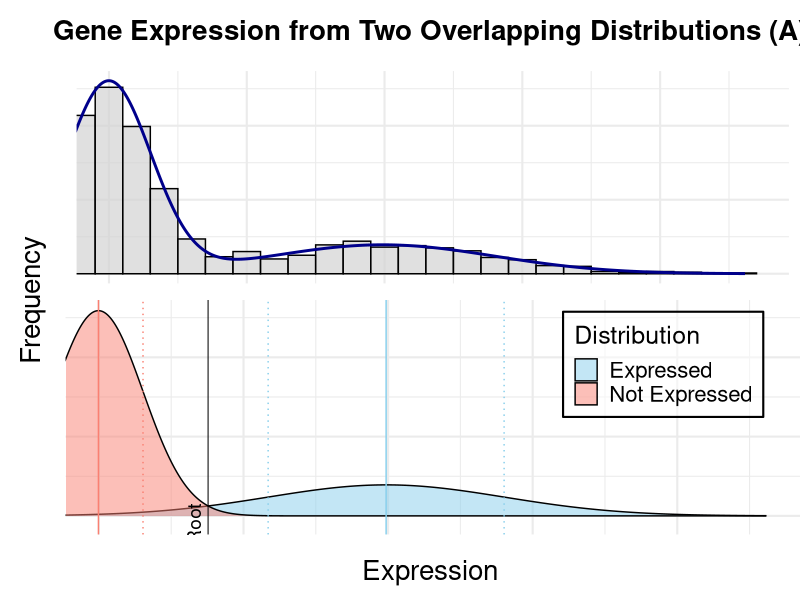
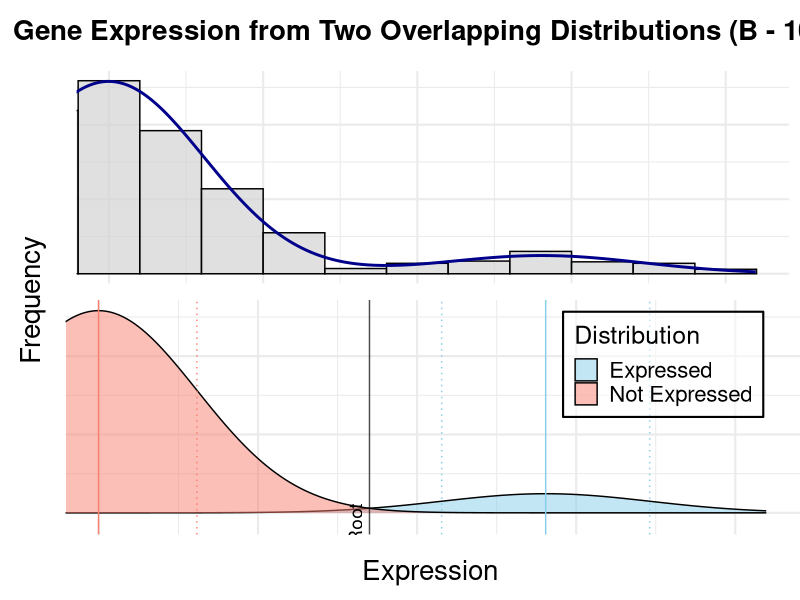
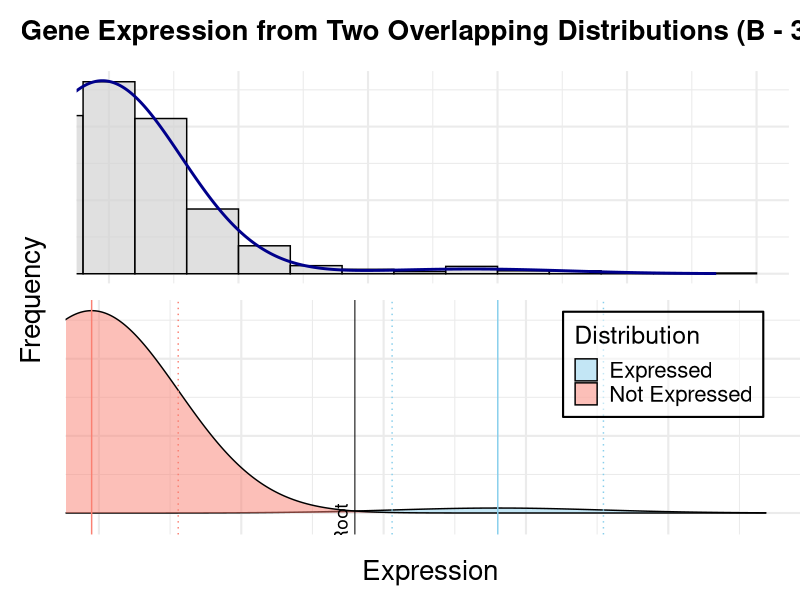
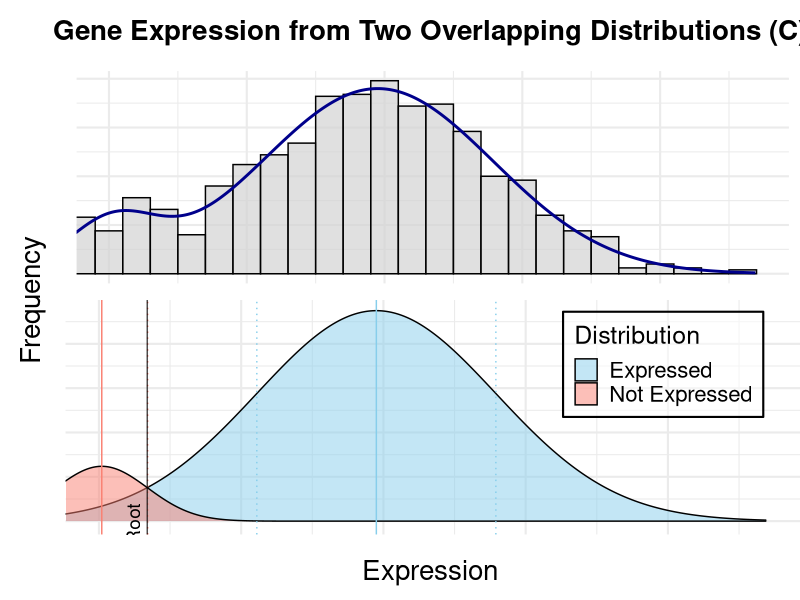
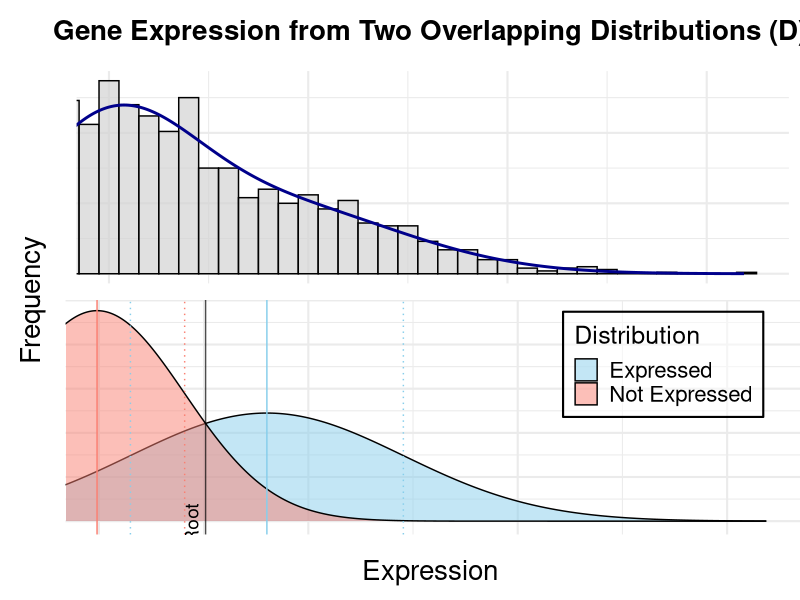

Write R code to recreate these figures, in order.
# Load necessary libraries
library(ggplot2)
library(stats)
library(gridExtra)

# Set a seed for reproducibility so you get the exact same plot
set.seed(27)

# Define the number of samples for each distribution
n_samples1 <- 1000  # You can change this to any number
n_samples2 <- 400   # You can change this to any number

# Generate the data
dist1 <- rnorm(n_samples1, mean = 0, sd = 0.3)
dist2 <- rnorm(n_samples2, mean = 2, sd = 0.85)

# Combine both distributions into a single long-format data frame
bimodal_data <- data.frame(
  value = c(dist1, dist2),
  source = c(rep("Not Expressed", n_samples1), 
             rep("Expressed", n_samples2))
)

# Calculate means and SDs for each distribution
stats <- data.frame(
  source = c("Not Expressed", "Expressed"),
  mean = c(mean(dist1), mean(dist2)),
  sd = c(sd(dist1), sd(dist2))
)

# Function to calculate the intersection of two normal distributions
find_intersection <- function(mean1, sd1, mean2, sd2, n1 = 1, n2 = 1) {
  a <- 1 / (2 * sd1^2) - 1 / (2 * sd2^2)
  b <- mean2 / (sd2^2) - mean1 / (sd1^2)
  c <- mean1^2 / (2 * sd1^2) - mean2^2 / (2 * sd2^2) - log((n1 * sd2) / (n2 * sd1))
  
  roots <- polyroot(c(c, b, a))
  Re(roots[abs(Im(roots)) < 1e-6])  # Return only real roots
}

# Calculate the intersection points
intersection_points <- find_intersection(mean(dist1), sd(dist1), mean(dist2), sd(dist2), n1 = n_samples1, n2 = n_samples2)

# Generate theoretical normal curves so the plot visualization matches the calculated root
x_range <- seq(min(bimodal_data$value), max(bimodal_data$value), length.out = 1000)
theo_data <- data.frame(
  value = rep(x_range, 2),
  count = c(dnorm(x_range, mean(dist1), sd(dist1)) * n_samples1,
            dnorm(x_range, mean(dist2), sd(dist2)) * n_samples2),
  source = rep(c("Not Expressed", "Expressed"), each = 1000)
)

# 1. Plot the overall bimodal distribution
p1 <- ggplot(bimodal_data, aes(x = value)) +
  geom_histogram(aes(y = after_stat(count)), binwidth = 0.2, 
                 fill = "lightgrey", colour = "black", alpha = 0.7) +
  stat_function(fun = function(x) (n_samples1 * dnorm(x, mean(dist1), sd(dist1)) + n_samples2 * dnorm(x, mean(dist2), sd(dist2))) * 0.2,
                colour = "darkblue", linewidth = 1, n = 1000) +
  theme_minimal(base_size = 16) +
  theme(axis.title.x = element_blank(), axis.title.y = element_blank(),
        axis.text.x = element_blank(), axis.text.y = element_blank()) +
  coord_cartesian(xlim = c(0, NA))

# 2. Plot the two overlapping distributions separately to see how they combine
p2 <- ggplot(theo_data, aes(x = value, y = count, fill = source)) +
  geom_area(alpha = 0.5, colour = "black", position = "identity") +
  geom_vline(data = stats, aes(xintercept = mean, colour = source), show.legend = FALSE) +
  geom_vline(data = stats, aes(xintercept = mean + sd, colour = source), linetype = "dotted", show.legend = FALSE) +
  geom_vline(data = stats, aes(xintercept = mean - sd, colour = source), linetype = "dotted", show.legend = FALSE) +
  geom_vline(xintercept = intersection_points, colour = "black", alpha = 0.7, show.legend = FALSE) +
  annotate("text", x = intersection_points, y = -50, label = "Root", colour = "black", angle = 90, vjust = -0.5, size = 4.8) +
  theme_minimal(base_size = 16) +
  scale_fill_manual(values = c("skyblue", "salmon")) +
  scale_colour_manual(values = c("skyblue", "salmon")) +
  labs(
    fill = "Distribution",
    colour = "Distribution"
  ) +
  theme(axis.title.x = element_blank(),
        axis.title.y = element_blank(),
        axis.text.x = element_blank(),
        axis.text.y = element_blank(),
        legend.position = c(0.95, 0.95),
        legend.justification = c("right", "top"),
        legend.background = element_rect(fill = alpha("white", 0.5)),
        legend.text = element_text(size = 16),
        legend.title = element_text(size = 18),
        plot.margin = unit(c(0, 0, 0, 0), "lines")) +
  coord_cartesian(xlim = c(0, NA))

png("A.png", width = 1000, height = 800)
grid.arrange(p1, p2, ncol = 1, 
             top = grid::textGrob("Gene Expression from Two Overlapping Distributions (A)", gp = grid::gpar(fontsize = 20, fontface = "bold")),
             left = grid::textGrob("Frequency", rot = 90, gp = grid::gpar(fontsize = 20), just = "center", x = unit(0.5, "npc")),
             bottom = grid::textGrob("Expression", gp = grid::gpar(fontsize = 20)),
             padding = unit(2, "line"))
dev.off()

# ------------ Example B --------------------- 
# Where the mass of the second distribution is 10% of the first
B_n_samples1 <- 1000
B_n_samples2 <- 100

# Generate the data
B_dist1 <- rnorm(B_n_samples1, mean = 0, sd = 0.3)
B_dist2 <- rnorm(B_n_samples2, mean = 1.4, sd = 0.35)

# Combine both distributions into a single long-format data frame
B_bimodal_data <- data.frame(
  value = c(B_dist1, B_dist2),
  source = c(rep("Not Expressed", B_n_samples1), 
             rep("Expressed", B_n_samples2))
)

# Calculate means and SDs for each distribution
B_stats <- data.frame(
  source = c("Not Expressed", "Expressed"),
  mean = c(mean(B_dist1), mean(B_dist2)),
  sd = c(sd(B_dist1), sd(B_dist2))
)

# Calculate the intersection points
B_intersection_points <- find_intersection(mean(B_dist1), sd(B_dist1), mean(B_dist2), sd(B_dist2), n1 = B_n_samples1, n2 = B_n_samples2)

# Generate theoretical normal curves for B
B_x_range <- seq(min(B_bimodal_data$value), max(B_bimodal_data$value), length.out = 1000)
B_theo_data <- data.frame(
  value = rep(B_x_range, 2),
  count = c(dnorm(B_x_range, mean(B_dist1), sd(B_dist1)) * B_n_samples1,
            dnorm(B_x_range, mean(B_dist2), sd(B_dist2)) * B_n_samples2),
  source = rep(c("Not Expressed", "Expressed"), each = 1000)
)

# 3. Plot the overall bimodal distribution
B_p1 <- ggplot(B_bimodal_data, aes(x = value)) +
  geom_histogram(aes(y = after_stat(count)), binwidth = 0.2, 
                 fill = "lightgrey", colour = "black", alpha = 0.7) +
  stat_function(fun = function(x) (B_n_samples1 * dnorm(x, mean(B_dist1), sd(B_dist1)) + B_n_samples2 * dnorm(x, mean(B_dist2), sd(B_dist2))) * 0.2,
                colour = "darkblue", linewidth = 1, n = 1000) +
  theme_minimal(base_size = 16) +
  theme(axis.title.x = element_blank(), axis.title.y = element_blank(),
        axis.text.x = element_blank(), axis.text.y = element_blank()) +
  coord_cartesian(xlim = c(0, NA))

# 4. Plot the two overlapping distributions separately to see how they combine
B_p2 <- ggplot(B_theo_data, aes(x = value, y = count, fill = source)) +
  geom_area(alpha = 0.5, colour = "black", position = "identity") +
  geom_vline(data = B_stats, aes(xintercept = mean, colour = source), show.legend = FALSE) +
  geom_vline(data = B_stats, aes(xintercept = mean + sd, colour = source), linetype = "dotted", show.legend = FALSE) +
  geom_vline(data = B_stats, aes(xintercept = mean - sd, colour = source), linetype = "dotted", show.legend = FALSE) +
  geom_vline(xintercept = B_intersection_points, colour = "black", alpha = 0.7, show.legend = FALSE) +
  annotate("text", x = B_intersection_points, y = -70, label = "Root", colour = "black", angle = 90, vjust = -0.5, size = 4.8) +
  theme_minimal(base_size = 16) +
  scale_fill_manual(values = c("skyblue", "salmon")) +
  scale_colour_manual(values = c("skyblue", "salmon")) +
  labs(
    fill = "Distribution",
    colour = "Distribution"
  ) +
  theme(axis.title.x = element_blank(),
        axis.title.y = element_blank(),
        axis.text.x = element_blank(),
        axis.text.y = element_blank(),
        legend.position = c(0.95, 0.95),
        legend.justification = c("right", "top"),
        legend.background = element_rect(fill = alpha("white", 0.5)),
        legend.text = element_text(size = 16),
        legend.title = element_text(size = 18),
        plot.margin = unit(c(0, 0, 0, 0), "lines")) +
  coord_cartesian(xlim = c(0, NA))

png("B_10.png", width = 1000, height = 800)
grid.arrange(B_p1, B_p2, ncol = 1, 
             top = grid::textGrob("Gene Expression from Two Overlapping Distributions (B - 10%)", gp = grid::gpar(fontsize = 20, fontface = "bold")),
             left = grid::textGrob("Frequency", rot = 90, gp = grid::gpar(fontsize = 20), just = "center", x = unit(0.5, "npc")),
             bottom = grid::textGrob("Expression", gp = grid::gpar(fontsize = 20)),
             padding = unit(2, "line"))
dev.off()


## -- B3 --
# repeat the B analysis with the second distribution having 3% of the mass of the first distribution,

# Where the mass of the second distribution is 10% of the first
B3_n_samples1 <- 1000
B3_n_samples2 <- 30

# Generate the data
B3_dist1 <- rnorm(B3_n_samples1, mean = 0, sd = 0.3)
B3_dist2 <- rnorm(B3_n_samples2, mean = 1.4, sd = 0.35)

# ComB3ine B3oth distriB3utions into a single long-format data frame
B3_B3imodal_data <- data.frame(
  value = c(B3_dist1, B3_dist2),
  source = c(rep("Not Expressed", B3_n_samples1), 
             rep("Expressed", B3_n_samples2))
)

# Calculate means and SDs for each distriB3ution
B3_stats <- data.frame(
  source = c("Not Expressed", "Expressed"),
  mean = c(mean(B3_dist1), mean(B3_dist2)),
  sd = c(sd(B3_dist1), sd(B3_dist2))
)

# Calculate the intersection points
B3_intersection_points <- find_intersection(mean(B3_dist1), sd(B3_dist1), mean(B3_dist2), sd(B3_dist2), n1 = B3_n_samples1, n2 = B3_n_samples2)

# Generate theoretical normal curves for B3
B3_x_range <- seq(min(B3_B3imodal_data$value), max(B3_B3imodal_data$value), length.out = 1000)
B3_theo_data <- data.frame(
  value = rep(B3_x_range, 2),
  count = c(dnorm(B3_x_range, mean(B3_dist1), sd(B3_dist1)) * B3_n_samples1,
            dnorm(B3_x_range, mean(B3_dist2), sd(B3_dist2)) * B3_n_samples2),
  source = rep(c("Not Expressed", "Expressed"), each = 1000)
)

# 3. Plot the overall B3imodal distriB3ution
B3_p1 <- ggplot(B3_B3imodal_data, aes(x = value)) +
  geom_histogram(aes(y = after_stat(count)), binwidth = 0.2, 
                 fill = "lightgrey", colour = "black", alpha = 0.7) +
  stat_function(fun = function(x) (B3_n_samples1 * dnorm(x, mean(B3_dist1), sd(B3_dist1)) + B3_n_samples2 * dnorm(x, mean(B3_dist2), sd(B3_dist2))) * 0.2,
                colour = "darkblue", linewidth = 1, n = 1000) +
  theme_minimal(base_size = 16) +
  theme(axis.title.x = element_blank(), axis.title.y = element_blank(),
        axis.text.x = element_blank(), axis.text.y = element_blank()) +
  coord_cartesian(xlim = c(0, NA))

# 4. Plot the two overlapping distriB3utions separately to see how they comB3ine
B3_p2 <- ggplot(B3_theo_data, aes(x = value, y = count, fill = source)) +
  geom_area(alpha = 0.5, colour = "black", position = "identity") +
  geom_vline(data = B3_stats, aes(xintercept = mean, colour = source), show.legend = FALSE) +
  geom_vline(data = B3_stats, aes(xintercept = mean + sd, colour = source), linetype = "dotted", show.legend = FALSE) +
  geom_vline(data = B3_stats, aes(xintercept = mean - sd, colour = source), linetype = "dotted", show.legend = FALSE) +
  geom_vline(xintercept = B3_intersection_points, colour = "black", alpha = 0.7, show.legend = FALSE) +
  annotate("text", x = B3_intersection_points, y = -70, label = "Root", colour = "black", angle = 90, vjust = -0.5, size = 4.8) +
  theme_minimal(base_size = 16) +
  scale_fill_manual(values = c("skyblue", "salmon")) +
  scale_colour_manual(values = c("skyblue", "salmon")) +
  labs(
    fill = "Distribution",
    colour = "Distribution"
  ) +
  theme(axis.title.x = element_blank(),
        axis.title.y = element_blank(),
        axis.text.x = element_blank(),
        axis.text.y = element_blank(),
        legend.position = c(0.95, 0.95),
        legend.justification = c("right", "top"),
        legend.background = element_rect(fill = alpha("white", 0.5)),
        legend.text = element_text(size = 16),
        legend.title = element_text(size = 18),
        plot.margin = unit(c(0, 0, 0, 0), "lines")) +
  coord_cartesian(xlim = c(0, NA))

png("B_3.png", width = 1000, height = 800)
grid.arrange(B3_p1, B3_p2, ncol = 1, 
             top = grid::textGrob("Gene Expression from Two Overlapping Distributions (B - 3%)", gp = grid::gpar(fontsize = 20, fontface = "bold")),
             left = grid::textGrob("Frequency", rot = 90, gp = grid::gpar(fontsize = 20), just = "center", x = unit(0.5, "npc")),
             bottom = grid::textGrob("Expression", gp = grid::gpar(fontsize = 20)),
             padding = unit(2, "line"))
dev.off()


## ----------- example C ---------------------
# Where the mass of the fisrt distribution is 10% of the first
C_n_samples1 <- 100
C_n_samples2 <- 1000

# Generate the data
C_dist1 <- rnorm(C_n_samples1, mean = 0, sd = 0.3)
C_dist2 <- rnorm(C_n_samples2, mean = 2, sd = 0.85)

# ComCine Coth distriCutions into a single long-format data frame
C_Cimodal_data <- data.frame(
  value = c(C_dist1, C_dist2),
  source = c(rep("Not Expressed", C_n_samples1), 
             rep("Expressed", C_n_samples2))
)

# Calculate means and SDs for each distriCution
C_stats <- data.frame(
  source = c("Not Expressed", "Expressed"),
  mean = c(mean(C_dist1), mean(C_dist2)),
  sd = c(sd(C_dist1), sd(C_dist2))
)

# Calculate the intersection points
C_intersection_points <- find_intersection(mean(C_dist1), sd(C_dist1), mean(C_dist2), sd(C_dist2), n1 = C_n_samples1, n2 = C_n_samples2)

# Generate theoretical normal curves for C
C_x_range <- seq(min(C_Cimodal_data$value), max(C_Cimodal_data$value), length.out = 1000)
C_theo_data <- data.frame(
  value = rep(C_x_range, 2),
  count = c(dnorm(C_x_range, mean(C_dist1), sd(C_dist1)) * C_n_samples1,
            dnorm(C_x_range, mean(C_dist2), sd(C_dist2)) * C_n_samples2),
  source = rep(c("Not Expressed", "Expressed"), each = 1000)
)

# 3. Plot the overall Cimodal distriCution
C_p1 <- ggplot(C_Cimodal_data, aes(x = value)) +
  geom_histogram(aes(y = after_stat(count)), binwidth = 0.2, 
                 fill = "lightgrey", colour = "black", alpha = 0.7) +
  stat_function(fun = function(x) (C_n_samples1 * dnorm(x, mean(C_dist1), sd(C_dist1)) + C_n_samples2 * dnorm(x, mean(C_dist2), sd(C_dist2))) * 0.2,
                colour = "darkblue", linewidth = 1, n = 1000) +
  theme_minimal(base_size = 16) +
  theme(axis.title.x = element_blank(), axis.title.y = element_blank(),
        axis.text.x = element_blank(), axis.text.y = element_blank()) +
  coord_cartesian(xlim = c(0, NA))

# 4. Plot the two overlapping distriCutions separately to see how they comCine
C_p2 <- ggplot(C_theo_data, aes(x = value, y = count, fill = source)) +
  geom_area(alpha = 0.5, colour = "black", position = "identity") +
  geom_vline(data = C_stats, aes(xintercept = mean, colour = source), show.legend = FALSE) +
  geom_vline(data = C_stats, aes(xintercept = mean + sd, colour = source), linetype = "dotted", show.legend = FALSE) +
  geom_vline(data = C_stats, aes(xintercept = mean - sd, colour = source), linetype = "dotted", show.legend = FALSE) +
  geom_vline(xintercept = C_intersection_points, colour = "black", alpha = 0.7, show.legend = FALSE) +
  annotate("text", x = C_intersection_points, y = -6, label = "Root", colour = "black", angle = 90, vjust = -0.5, size = 4.8) +
  theme_minimal(base_size = 16) +
  scale_fill_manual(values = c("skyblue", "salmon")) +
  scale_colour_manual(values = c("skyblue", "salmon")) +
  labs(
    fill = "Distribution",
    colour = "Distribution"
  ) +
  theme(axis.title.x = element_blank(),
        axis.title.y = element_blank(),
        axis.text.x = element_blank(),
        axis.text.y = element_blank(),
        legend.position = c(0.95, 0.95),
        legend.justification = c("right", "top"),
        legend.background = element_rect(fill = alpha("white", 0.5)),
        legend.text = element_text(size = 16),
        legend.title = element_text(size = 18),
        plot.margin = unit(c(0, 0, 0, 0), "lines")) +
  coord_cartesian(xlim = c(0, NA))

png("C.png", width = 1000, height = 800)
grid.arrange(C_p1, C_p2, ncol = 1, 
             top = grid::textGrob("Gene Expression from Two Overlapping Distributions (C)", gp = grid::gpar(fontsize = 20, fontface = "bold")),
             left = grid::textGrob("Frequency", rot = 90, gp = grid::gpar(fontsize = 20), just = "center", x = unit(0.5, "npc")),
             bottom = grid::textGrob("Expression", gp = grid::gpar(fontsize = 20)),
             padding = unit(2, "line"))
dev.off()

## ------------ Example D ---------------------
# where the SD of the two distributions overlap
D_n_samples1 <- 1000
D_n_samples2 <- 800

# Generate the data
D_dist1 <- rnorm(D_n_samples1, mean = 0, sd = 0.8)
D_dist2 <- rnorm(D_n_samples2, mean = 1.6, sd = 1.3)

# DomDine Doth distriDutions into a single long-format data frame
D_Dimodal_data <- data.frame(
  value = c(D_dist1, D_dist2),
  source = c(rep("Not Expressed", D_n_samples1), 
             rep("Expressed", D_n_samples2))
)

# Dalculate means and SDs for each distriDution
D_stats <- data.frame(
  source = c("Not Expressed", "Expressed"),
  mean = c(mean(D_dist1), mean(D_dist2)),
  sd = c(sd(D_dist1), sd(D_dist2))
)

# Dalculate the intersection points
D_intersection_points <- find_intersection(mean(D_dist1), sd(D_dist1), mean(D_dist2), sd(D_dist2), n1 = D_n_samples1, n2 = D_n_samples2)

# Generate theoretical normal curves for D
D_x_range <- seq(min(D_Dimodal_data$value), max(D_Dimodal_data$value), length.out = 1000)
D_theo_data <- data.frame(
  value = rep(D_x_range, 2),
  count = c(dnorm(D_x_range, mean(D_dist1), sd(D_dist1)) * D_n_samples1,
            dnorm(D_x_range, mean(D_dist2), sd(D_dist2)) * D_n_samples2),
  source = rep(c("Not Expressed", "Expressed"), each = 1000)
)

# 3. Plot the overall Dimodal distriDution
D_p1 <- ggplot(D_Dimodal_data, aes(x = value)) +
    geom_histogram(aes(y = after_stat(count)), binwidth = 0.2, 
                                 fill = "lightgrey", colour = "black", alpha = 0.7) +
    stat_function(fun = function(x) (D_n_samples1 * dnorm(x, mean(D_dist1), sd(D_dist1)) + D_n_samples2 * dnorm(x, mean(D_dist2), sd(D_dist2))) * 0.2,
                                colour = "darkblue", linewidth = 1, n = 1000) +
    theme_minimal(base_size = 16) +
    theme(axis.title.x = element_blank(), axis.title.y = element_blank(),
          axis.text.x = element_blank(), axis.text.y = element_blank()) +
    coord_cartesian(xlim = c(0, NA))

# 4. Plot the two overlapping distriDutions separately to see how they comDine
D_p2 <- ggplot(D_theo_data, aes(x = value, y = count, fill = source)) +
    geom_area(alpha = 0.5, colour = "black", position = "identity") +
    geom_vline(data = D_stats, aes(xintercept = mean, colour = source), show.legend = FALSE) +
    geom_vline(data = D_stats, aes(xintercept = mean + sd, colour = source), linetype = "dotted", show.legend = FALSE) +
    geom_vline(data = D_stats, aes(xintercept = mean - sd, colour = source), linetype = "dotted", show.legend = FALSE) +
    geom_vline(xintercept = D_intersection_points, colour = "black", alpha = 0.7, show.legend = FALSE) +
    annotate("text", x = D_intersection_points, y = -6, label = "Root", colour = "black", angle = 90, vjust = -0.5, size = 4.8) +
    theme_minimal(base_size = 16) +
    scale_fill_manual(values = c("skyblue", "salmon")) +
    scale_colour_manual(values = c("skyblue", "salmon")) +
    labs(
        fill = "Distribution",
        colour = "Distribution"
    ) +
    theme(axis.title.x = element_blank(),
                axis.title.y = element_blank(),
                axis.text.x = element_blank(),
                axis.text.y = element_blank(),
                legend.position = c(0.95, 0.95),
                legend.justification = c("right", "top"),
                legend.background = element_rect(fill = alpha("white", 0.5)),
                legend.text = element_text(size = 16),
                legend.title = element_text(size = 18),
                plot.margin = unit(c(0, 0, 0, 0), "lines")) +
    coord_cartesian(xlim = c(0, NA))

# png("D_Seperate.png", width = 800, height = 600)
# print(D_p2)
# dev.off()


png("D.png", width = 1000, height = 800)
grid.arrange(D_p1, D_p2, ncol = 1, 
                         top = grid::textGrob("Gene Expression from Two Overlapping Distributions (D)", gp = grid::gpar(fontsize = 20, fontface = "bold")),
                         left = grid::textGrob("Frequency", rot = 90, gp = grid::gpar(fontsize = 20), just = "center", x = unit(0.5, "npc")),
                         bottom = grid::textGrob("Expression", gp = grid::gpar(fontsize = 20)),
                         padding = unit(2, "line"))
dev.off()
